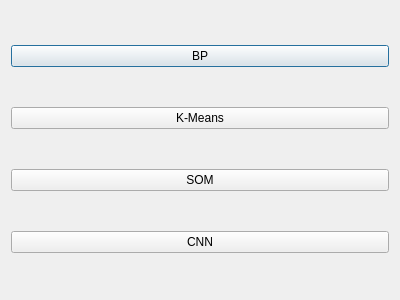
<?xml version="1.0" encoding="UTF-8"?>
<ui version="4.0">
 <class>enter</class>
 <widget class="QDialog" name="enter">
  <property name="geometry">
   <rect>
    <x>0</x>
    <y>0</y>
    <width>400</width>
    <height>300</height>
   </rect>
  </property>
  <property name="windowTitle">
   <string>Dialog</string>
  </property>
  <layout class="QVBoxLayout" name="verticalLayout">
   <item>
    <widget class="QPushButton" name="BP_Button">
     <property name="text">
      <string>BP</string>
     </property>
    </widget>
   </item>
   <item>
    <widget class="QPushButton" name="pushButton">
     <property name="text">
      <string>K-Means</string>
     </property>
    </widget>
   </item>
   <item>
    <widget class="QPushButton" name="SOM_Button">
     <property name="text">
      <string>SOM</string>
     </property>
    </widget>
   </item>
   <item>
    <widget class="QPushButton" name="CNN_Button">
     <property name="text">
      <string>CNN</string>
     </property>
    </widget>
   </item>
  </layout>
 </widget>
 <resources/>
 <connections/>
</ui>
